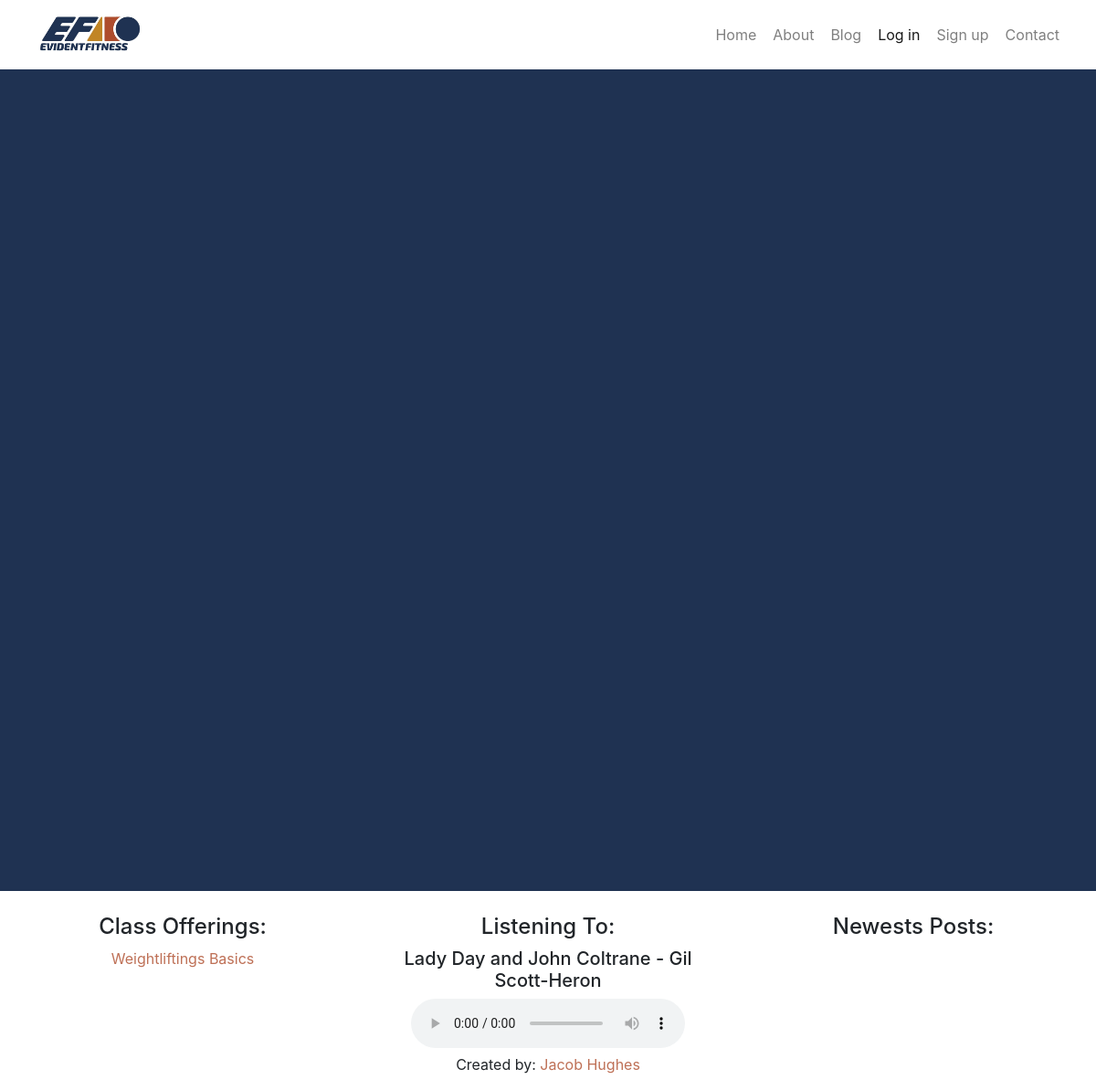
The page /blog/ on the database as committed earlier.
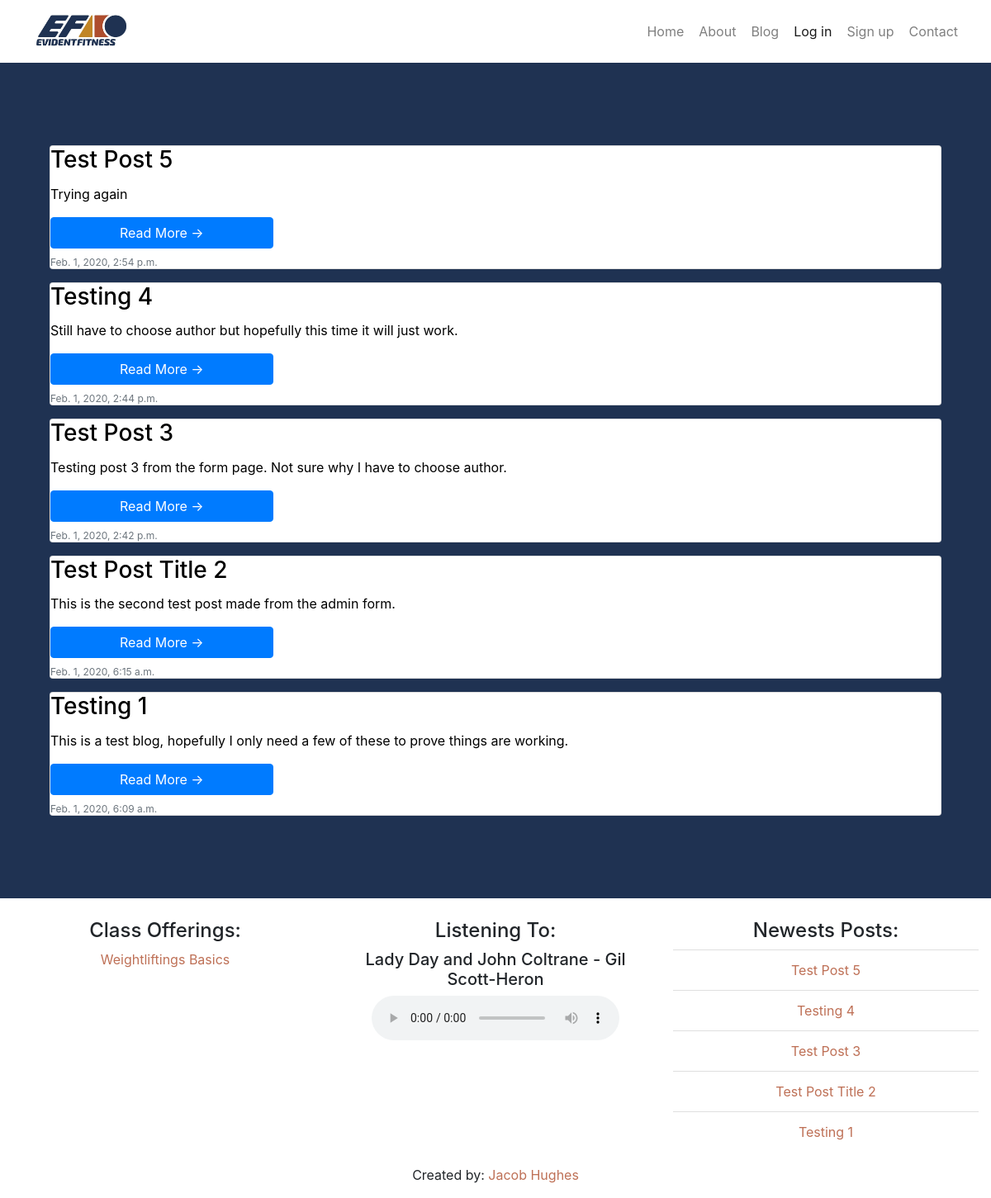
The same page on the database as committed later.
### blog/models.py (models this page shows, shortened)
class BlogPost(models.Model):
    title = models.CharField(max_length=200, unique=True)
    slug = models.SlugField(max_length=200, unique=True)
    author = models.ForeignKey(User, on_delete= models.CASCADE,related_name='blog_posts')
    updated_on = models.DateTimeField(auto_now= True)
    content = models.TextField()
    created_on = models.DateTimeField(auto_now_add=True)
    status = models.IntegerField(choices=STATUS, default=0)
    tags = TaggableManager()
    class Meta:
        ordering = ['-created_on']

### blog/views.py (the view)
# urls.py: path('', views.BlogPostList.as_view(), name='all_blogposts'),
class BlogPostList(SelectRelatedMixin, generic.ListView):
    queryset = models.BlogPost.objects.filter(status=1).order_by('-created_on')
    template_name = 'blog/blogpost_list.html'
    select_related = ('author',)

### accounts/context_processor.py (called while the page is built)
def profile_information(request):
    context = Profile.objects.all()
    return {'profile_information': context}

### blog/context_processor.py (called while the page is built)
def recent_five(request):
    context = BlogPost.objects.filter(status=1).order_by('-created_on')
    return {'recent_five': context}

### habits/context_processor.py (called while the page is built)
def user_habits_context(request):
    if request.user.is_authenticated:
        context = HabitMember.objects.filter(user = request.user)
        return {'user_habits_context': context}
    elif request.user.is_anonymous:
        context = HabitMember.objects.filter(user = 1)
        return {'user_habits_context': context}

def all_habits_context(request):
    context = Habit.objects.all()
    return {'all_habits_context':context}

### blog/templates/blog/blogpost_list.html
{% extends "blog/blogpost_base.html" %}
{% load humanize %}
{% block blogpost_content %}
	{% for blogpost in blogpost_list %}
  	<div class = 'col-12 left'>
	<div class="card mb-3">
	<h3 class='card-title'>{{ blogpost.title }}</h3>
	<p class = 'card-text'>{{blogpost.content|slice:":150"}}</p>
	<a href="{% url 'blog:blogpost_detail' blogpost.pk blogpost.slug  %}" class="btn btn-primary col-3">Read More &rarr;</a>
	<p class = 'card-text text-muted'><sub>{{ blogpost.created_on }}</sub></p>
</div>
</div>
	{% endfor %}
{% endblock blogpost_content%}

### blog/templates/blog/blogpost_base.html
{% extends "base.html" %}
{% block content %}
			{% block blogpost_content %}
			{% endblock %}
{% endblock %}

### templates/base.html (shortened to what this page needs)
<!DOCTYPE html>
{% load static %}
<html lang="en">
<head>
    <link rel="stylesheet" href="https://maxcdn.bootstrapcdn.com/bootstrap/4.0.0/css/bootstrap.min.css"
>
    <link rel="stylesheet" href="{% static 'efportal/css/efportalstyle.css' %}" />
</head>
<body>
    <div class='container-fluid' id='navbar_container'>
        <nav class='navbar navbar-expand-lg navbar-light' role='navigation' id='navbar'>
            <a class='navbar-brand mynav' href="{% url 'home' %}"><img id='ef_logo'
                    src="{% static 'efportal/images/ef_logo.JPG'%}" alt='EF Logo' /></a>
            <div class='collapse navbar-collapse' id='collapseNavbar'>
                <ul class='nav navbar-nav ml-auto'>
                    <li class='nav-item'><a class="nav-link btn btn-simple" href="{% url 'home' %}"
                            class="btn btn-simple">Home</a></li>
                    <li class='nav-item'><a class="nav-link btn btn-simple" href="{% url 'about' %}"
                            class="btn btn-simple">About</a></li>
                    <li class='nav-item'><a href="{% url 'blog:all_blogposts' %}" class="nav-link btn btn-simple">Blog</a>
                    </li>
                    {% if user.is_authenticated %}
                    <li class='nav-item active'><a class="nav-link btn btn-simple"
                            href="{% url 'accounts:logout' %}">Log
                            out</a></li>
                    <li class='nav-item'><a class="nav-link btn btn-simple"
                            href="{% url 'habits:all' %}">Habits</a></li>
                    <li class='nav-item'><a class="nav-link btn btn-simple"
                            href="{% url 'posts:create' %}">Post</a></li>
                    {% else %}
                    <li class='nav-item active'><a class="nav-link btn btn-simple" href="{% url 'accounts:login' %}">Log
                            in</a>
                    </li>
                    <li class='nav-item'><a class="nav-link btn btn-simple" href="{% url 'accounts:signup' %}">Sign
                            up</a></li>
                    {% endif %}
                    <li class='nav-item'><a class="nav-link btn btn-simple" href="{% url 'contact' %}"
                            class="btn btn-simple">Contact</a></li>
                </ul>
            </div>
        </nav>
    </div>
    <div class='container mycontent'>
        {% block content %}
        {% endblock %}
    </div>
    <footer class='footer'>
        <div class='container-fluid'>
            <div class='row text-center'>
                <div class='col'>
                    <h4>Class Offerings:</h4>
                    <p><a href='#'>Weightliftings Basics</a></p>
                </div>
                <div class='col'>
                    <h4>Listening To:</h4>
                    <h5>Lady Day and John Coltrane - Gil Scott-Heron</h5>
                    <audio controls>
                        <source src="{% static 'efportal/audio/musica.mp3' %}" type="audio/mpeg">
                    </audio>
                </div>
                <div class='col'>
                    <h4>Newests Posts:</h4>
                    <ul class = 'list-unstyled list-group-flush'>
                    {% for p in recent_five %}
                    <li class='list-group-item' ><a href={% url 'blog:blogpost_detail' p.pk p.slug %}>{{ p.title }}</a></li>
                    {% endfor %}
                    </ul>
                </div>
            </div>
            <div class='row'>
                <div class='col text-center'>
                    <p>Created by: <a href='https://www.jacoblhughes.com'>Jacob Hughes</a></p>
                </div>
            </div>
        </div>
    </footer>
</body>
</html>

### static/efportal/css/efportalstyle.css (style rules this page uses)
.mycontent { padding-top: 100px; height: 100%; color: white; }
body { height: 100%; width: 100%; background: #1f3252; margin: 0; }
body a { color: #be7056; }
.mycontent { min-height: 100vh; }
#ef_logo { max-height: 50px; }
#navbar_container { background: white; }
.footer { position: static; bottom: 0; width: 100%; height: auto; background-color: white; margin-top: 100px; padding-top: 25px; }
.card { color: black; }

Rows that differ between the two databases and show on the page:
added BlogPost: title "Test Post 5", content "Trying again", created_on "Feb. 1, 2020, 2:54 p.m."
added BlogPost: title "Testing 4", content "Still have to choose author but hopefully this time it will just work.", created_on "Feb. 1, 2020, 2:44 p.m."
added BlogPost: title "Test Post 3", content "Testing post 3 from the form page. Not sure why I have to choose author.", created_on "Feb. 1, 2020, 2:42 p.m."
added BlogPost: title "Test Post Title 2", content "This is the second test post made from the admin form.", created_on "Feb. 1, 2020, 6:15 a.m."
added BlogPost: title "Testing 1", content "This is a test blog, hopefully I only need a few of these to prove things are working.", created_on "Feb. 1, 2020, 6:09 a.m."
